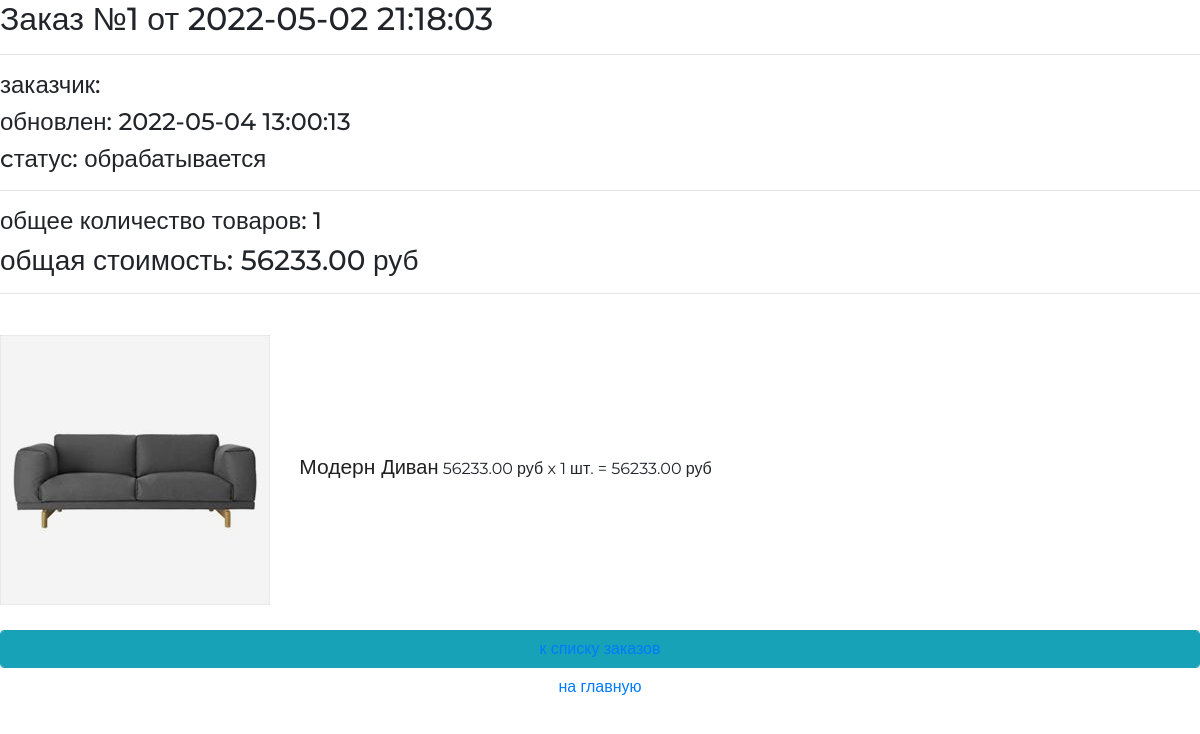
/orders/detail/1/, run on the app's committed database.
### ordersapp/models.py (models this page shows, shortened)
class Order(models.Model):
    FORMING = '1'
    SENT_TO_PROCEED = '2'
    PROCEEDED = '3'
    PAID = '4'
    READY = '5'
    CANCEL = '6'
    ORDER_STATUS_CHOICES = (
        (FORMING, 'формируется'),
        (SENT_TO_PROCEED, 'обрабатывается'),
        (PAID, 'оплачен'),
        (PROCEEDED, 'собирается'),
        (READY, 'готов к выдаче'),
        (CANCEL, 'отменен'),
    )
    user = models.ForeignKey(settings.AUTH_USER_MODEL, on_delete=models.CASCADE)
    created = models.DateTimeField(verbose_name='создан', auto_now_add=True)
    updated = models.DateTimeField(verbose_name='обновлен', auto_now=True)
    status = models.CharField(verbose_name='статус', max_length=3, choices=ORDER_STATUS_CHOICES, default=FORMING)
    is_active = models.BooleanField(verbose_name='действительность', db_index=True, default=True)
    def get_summary(self):
        items = self.orderitems.select_related()
        return {
            'total_cost': sum(list(map(lambda x: x.quantity * x.product.price, items))),
            'total_quantity': sum(list(map(lambda x: x.quantity, items)))
        }

class OrderItem(models.Model):
    objects = OrderItemQuerySet.as_manager()
    order = models.ForeignKey(Order, related_name="orderitems", on_delete=models.CASCADE)
    product = models.ForeignKey(Product, verbose_name='продукт', on_delete=models.CASCADE)
    quantity = models.PositiveIntegerField(verbose_name='количество', default=0)
    @property
    def get_products_cost(self):
        return self.product.price * self.quantity

### mainapp/models.py (models this page shows, shortened)
class Product(models.Model):
    name = models.CharField(verbose_name='имя', max_length=128, unique=True)
    description = models.TextField(verbose_name='описание', blank=True)
    category = models.ForeignKey(ProductCategory, on_delete=models.SET_NULL, null=True, blank=True)
    short_description = models.CharField(verbose_name='короткое описание', max_length=64)
    price = models.DecimalField(verbose_name='цена', max_digits=8, decimal_places=2, default=0)
    price_with_discount = models.DecimalField(verbose_name='цена со скидкой', max_digits=8, decimal_places=2, default=0)
    quantity = models.PositiveIntegerField(verbose_name='количество на складе', default=0)
    image = models.ImageField(upload_to='products_images', blank=True)
    is_active = models.BooleanField(verbose_name='активна', db_index=True, default=True)

class ProductCategory(models.Model):
    name = models.CharField(verbose_name='имя', max_length=64, unique=True, blank=True)
    description = models.TextField(verbose_name='описание', blank=True, max_length=128)
    is_active = models.BooleanField(verbose_name='активна', db_index=True, default=True)

### ordersapp/views.py (the view)
# urls.py: path('detail/<int:pk>/', OrderDetailView.as_view(), name='order_detail'),
class OrderDetailView(TitleContextMixin, DetailView):
    model = Order
    title = 'описание товара'

### adminapp/templatetags/my_tags.py (called while the page is built)
def media_folder_products(string):
    if not string:
        string = 'products_images/default.jpg'
    return f'{settings.MEDIA_URL}{string}'

### mainapp/context_processors.py (called while the page is built)
def cart(request):
    print(f'context processor cart works')
    cart = []
    if request.user.is_authenticated:
        cart = Cart.objects.filter(user=request.user).select_related()
    return {
        'cart': cart,
        'cart_items': cart,
        }

### ordersapp/views.py (called while the page is built)
    def get_title(self):
        return getattr(self, 'title', '')

    def get_context_data(self, **kwargs):
        context = super(TitleContextMixin, self).get_context_data(**kwargs)
        context.update(
            title=self.get_title()
        )
        return context

### ordersapp/templates/ordersapp/order_detail.html
{% extends "ordersapp/base.html" %}
{% load static %}
{% load my_tags %}
{% block content %}
{% include 'ordersapp/includes/inc_order_summary.html' %}
<div class="basket_list">
    {% for item in object.orderitems.select_related %}
        <div class="basket_record">
            <img src="{{ item.product.image|media_folder_products }}"
                 alt="{{ item.product.short_desc }}">
            <span class="category_name">
                {{ item.product.category.name }}
            </span>
            <span class="product_name">{{ item.product.name }}</span>
            <span class="product_price">
                {{ item.product.price }}&nbspруб
            </span>
            <span class="product_quantitiy">
                x {{ item.quantity }} шт.
            </span>
            <span class="product_cost">
                = {{ item.get_products_cost }}&nbspруб
            </span>
        </div>
    {% endfor %}
</div>
{% include 'ordersapp/includes/inc_order_actions.html' %}
{% endblock %}

### ordersapp/templates/ordersapp/includes/inc_order_summary.html (shortened to what this page needs)
    {% if object %}
        <div class="h2">Заказ №{{ object.pk }} от {{ object.created|date:"Y-m-d H:i:s" }}</div><hr>
        <div class="h4">заказчик: {{ user.last_name }} {{ user.first_name }}</div>
        <div class="h4">обновлен: {{ object.updated|date:"Y-m-d H:i:s" }}</div>
        <div class="h4">cтатус: {{ object.get_status_display }}</div><hr>
        {% with object_summary=object.get_summary %}
            <div class="h4">
                общее количество товаров:
                <span class="order_total_quantity">
                {{ object_summary.total_quantity }}
                </span>
            </div>
            <div class="h3">
                общая стоимость:
                <span class="order_total_cost">
                {{ object_summary.total_cost }}
                </span> руб
            </div>
        {% endwith %}
    {% endif %}
<hr>

### static/style.css (style rules this page uses)
* { margin: 0; padding: 0; }
body { font-family: 'Montserrat', sans-serif; }
html, body { height: 100%; }
.product_name { color: #212121; font-size: 20px; font-weight: 500; line-height: 30px; text-align: left; text-transform: capitalize; margin-bottom: 10px; }
.category_name { color: #212121; font-size: 21px; font-weight: 510; line-height: 30px; text-align: left; text-transform: capitalize; margin: 10px 0px 10px 0px; }
.basket_record img { text-align: center; margin: 25px 25px 25px 0px; }

### data on the page
Order: pk "1", created "2022-05-02 21:18:03", updated "2022-05-04 13:00:13", status "обрабатывается"
OrderItem: product.image|media_folder_products (picture), product.category.name "Модерн", product.name "Диван", product.price "56233.00", quantity "1", get_products_cost "56233.00"

### other printed values
{{ object_summary.total_quantity }} "1"
{{ object_summary.total_cost }} "56233.00"
